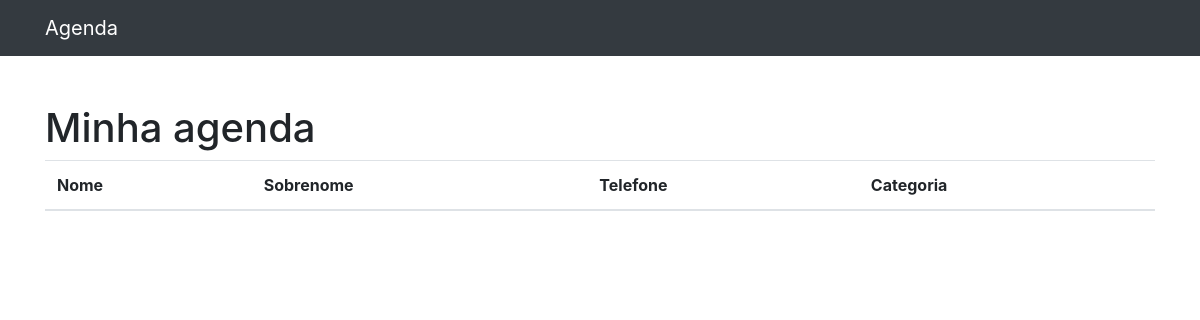
/, run on an earlier commit of the app's database.
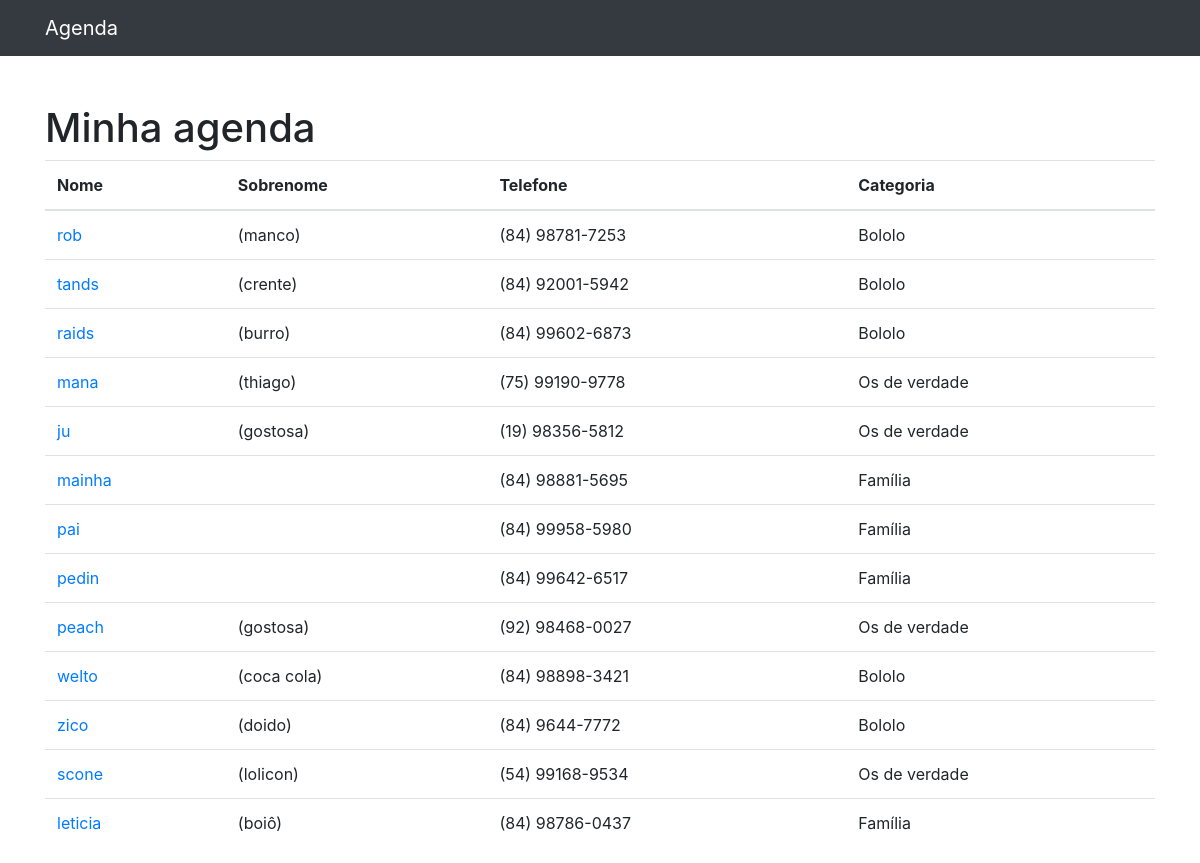
And on a later commit of the database.
### contatos/models.py (models this page shows, shortened)
class Contato(models.Model):
    nome = models.CharField(max_length=255)
    sobrenome = models.CharField(max_length=255, blank=True)
    telefone = models.CharField(max_length=50)
    email = models.EmailField(max_length=255, blank=True)
    data_criacao = models.DateTimeField(default=timezone.now)
    descricao = models.TextField(blank=True)
    categoria = models.ForeignKey(Categoria, on_delete=models.DO_NOTHING)
    mostrar = models.BooleanField(default=True)

class Categoria(models.Model):
    nome = models.CharField(max_length=255)
    def __str__(self):
        return self.nome

### contatos/views.py (the view)
# urls.py: path('', views.index, name="index"),
def index(request):
    contatos = Contato.objects.all
    return render(request, 'contatos/index.html', {
        'contatos': contatos
    })

### contatos/templates/contatos/index.html
{% extends 'base.html' %}
{% block conteudo %}
<h1 class="mt-5">Minha agenda</h1>
<table class="table">
  <thead>
    <tr>
      <th>Nome</th>
      <th>Sobrenome</th>
      <th>Telefone</th>
      <th>Categoria</th>
    </tr>
  </thead>
  <tbody>
    {% for contato in contatos %}
      {% if contato.mostrar %}
      <tr>
        <td>
          <a href={% url 'ver_contato' contato.id %}>{{ contato.nome }}</a>
        </td>
        <td>{{ contato.sobrenome }}</td>
        <td>{{ contato.telefone }}</td>
        <td>{{ contato.categoria }}</td>
      </tr>
      {% endif %}
    {% endfor %}
  </tbody>
</table>
{% endblock conteudo %}

What changed in the data, as far as the page shows it:
added Contato: nome "rob", sobrenome "(manco)", telefone "(84) 98781-7253", categoria "Bololo"
added Contato: nome "tands", sobrenome "(crente)", telefone "(84) 92001-5942", categoria "Bololo"
added Contato: nome "raids", sobrenome "(burro)", telefone "(84) 99602-6873", categoria "Bololo"
added Contato: nome "mana", sobrenome "(thiago)", telefone "(75) 99190-9778", categoria "Os de verdade"
added Contato: nome "ju", sobrenome "(gostosa)", telefone "(19) 98356-5812", categoria "Os de verdade"
added Contato: nome "mainha", telefone "(84) 98881-5695", categoria "Família"
added Contato: nome "pai", telefone "(84) 99958-5980", categoria "Família"
added Contato: nome "pedin", telefone "(84) 99642-6517", categoria "Família"
added Contato: nome "peach", sobrenome "(gostosa)", telefone "(92) 98468-0027", categoria "Os de verdade"
added Contato: nome "welto", sobrenome "(coca cola)", telefone "(84) 98898-3421", categoria "Bololo"
added Contato: nome "zico", sobrenome "(doido)", telefone "(84) 9644-7772", categoria "Bololo"
added Contato: nome "scone", sobrenome "(lolicon)", telefone "(54) 99168-9534", categoria "Os de verdade"
added Contato: nome "leticia", sobrenome "(boiô)", telefone "(84) 98786-0437", categoria "Família"
